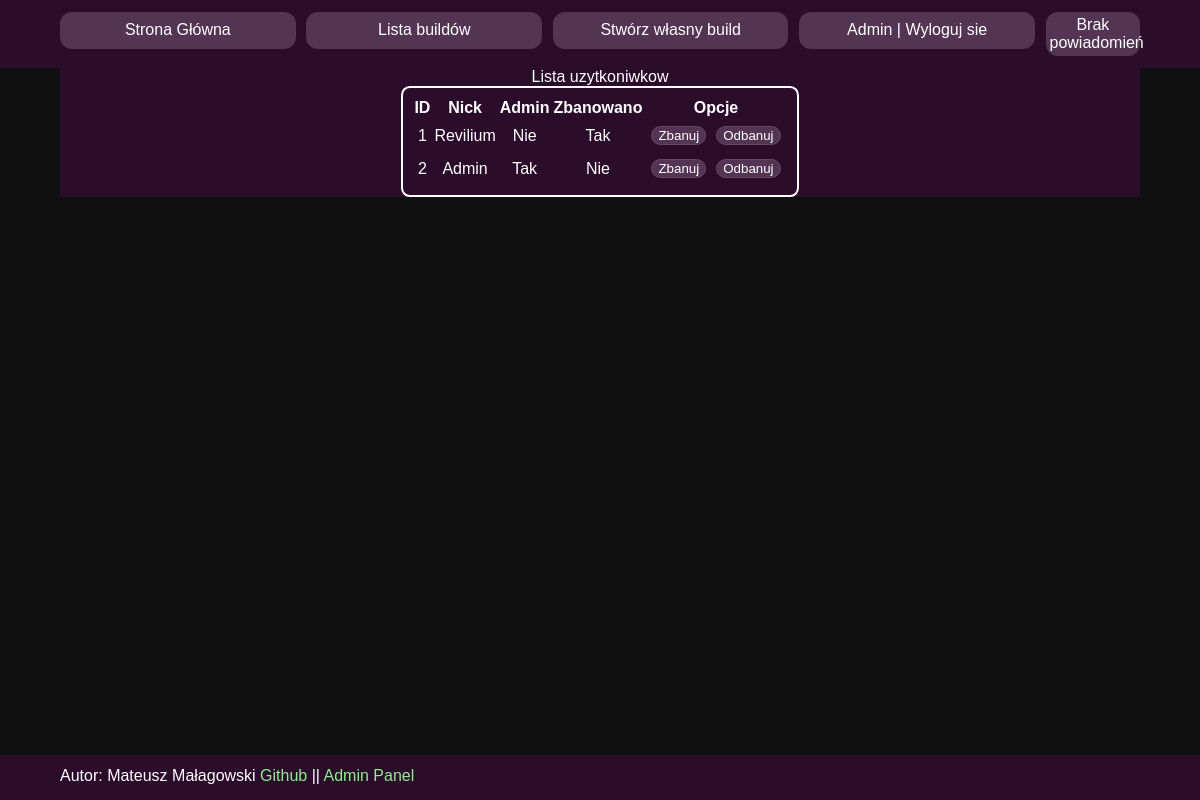
The app's page /adminPanel.php (signed in), older data.
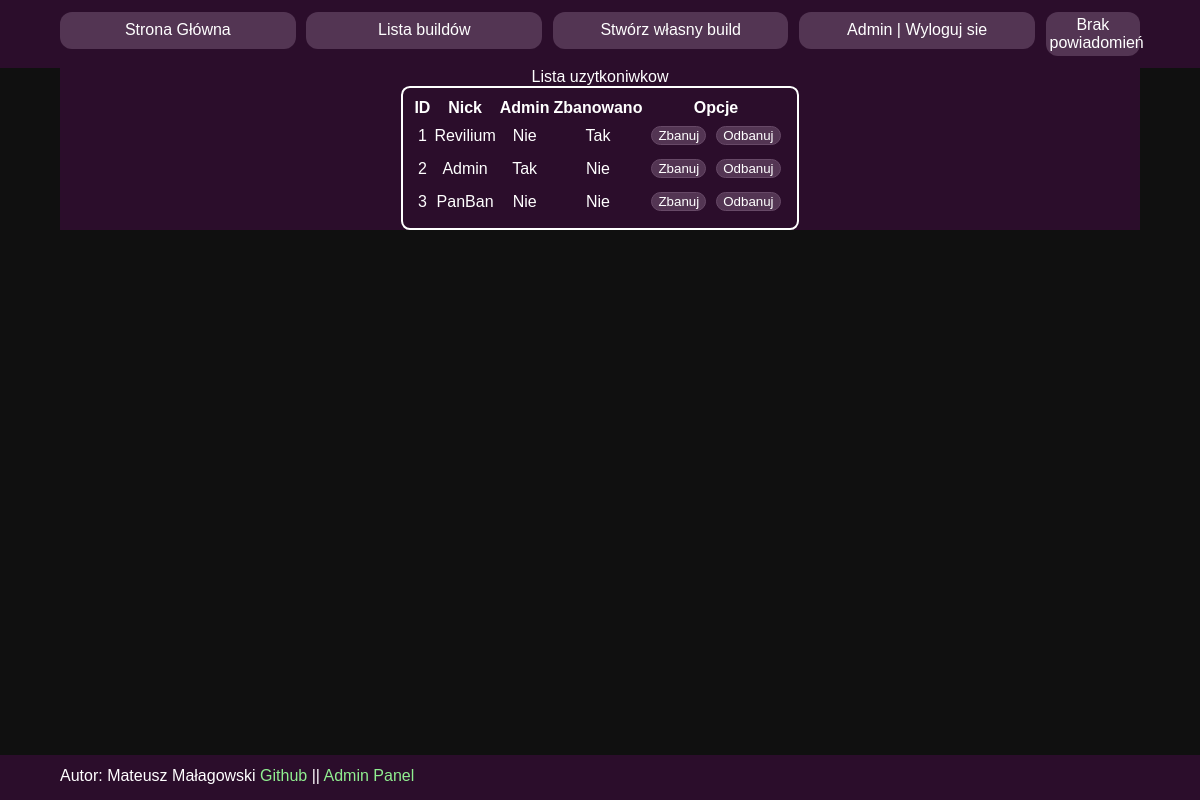
The same page, newer data.
### tables this page shows
CREATE TABLE `uzytkownicy` (
  `ID` int(11) NOT NULL,
  `Nick` text NOT NULL,
  `Login` text NOT NULL,
  `Password` text NOT NULL,
  `AdminStatus` tinyint(1) DEFAULT 0,
  `BanStatus` tinyint(1) NOT NULL DEFAULT 0
);

### adminPanel.php (the view, shortened to what this page needs)
<!DOCTYPE html>
<html lang="en">
<head>
  <link rel="stylesheet" href="css/main.css">
</head>
<body>
<?php require("scriplet/menu.php");?>
  <div id="main">
   <div id="AdminPanel">
    Lista uzytkoniwkow
    <table>
      <tr><th>ID</th><th>Nick</th><th>Admin</th><th>Zbanowano</th><th>Opcje</th></tr>
    <?php
      $sql = "SELECT * from Uzytkownicy";
      $result = $conn->query($sql);
      while($row = $result->fetch_row()){
        echo "<tr><td>$row[0]</td><td>$row[1]</td><td>";
        if($row[4]==0) {echo "Nie";} else echo "Tak";
        echo "</td><td>";
        if($row[5]==0) {echo "Nie";} else echo "Tak";
        echo "</td><td><input type='button' class='adminBan' value='Zbanuj' data='$row[0]'><input type='button' class='unbanButton' value='Odbanuj' data='$row[0]'></td></tr>";
      }
    ?>
    </table>
   </div>
  </div>
  <?php require("scriplet/footer.php");?>
</body>
</html>

Row changes from the older to the newer data that the page shows:
added uzytkownicy: ID "3", Nick "PanBan", AdminStatus "Nie", BanStatus "Nie"
